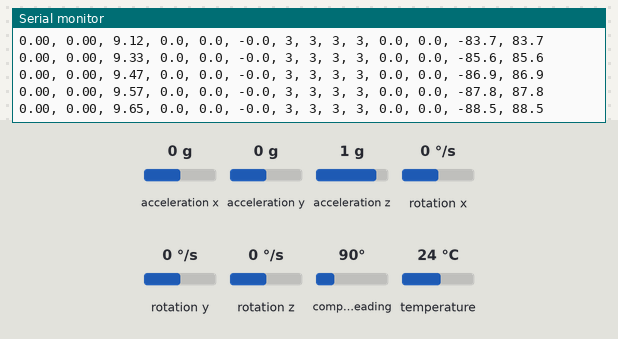
The sketch below on a simulated ESP32. Parts: the last lines printed to the serial monitor. Inputs (shaded band) come from the test bench; at power-on: acceleration x 0 g, acceleration y 0 g, acceleration z 1 g, rotation x 0 °/s, rotation y 0 °/s, rotation z 0 °/s, compass heading 90°, temperature 24 °C.

Above: at 2.4 s.
2.5 s: acceleration x set to -1.4 g
At 2.59 s:
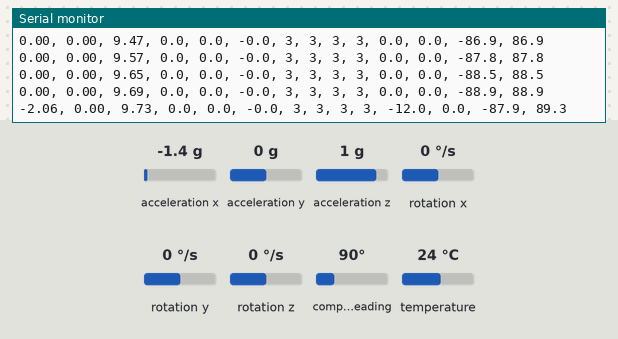
4.0 s: acceleration y set to -1.4 g
At 4.08 s:
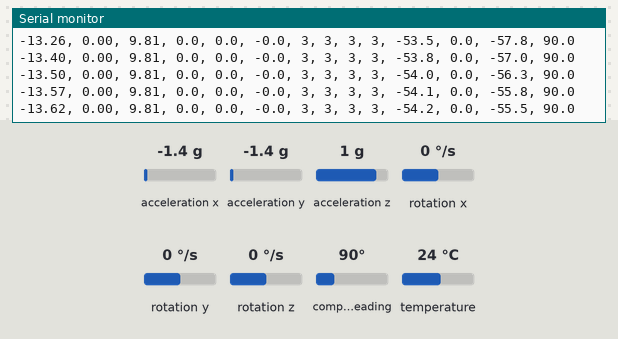
5.5 s: acceleration z set to -1.4 g
At 5.58 s:
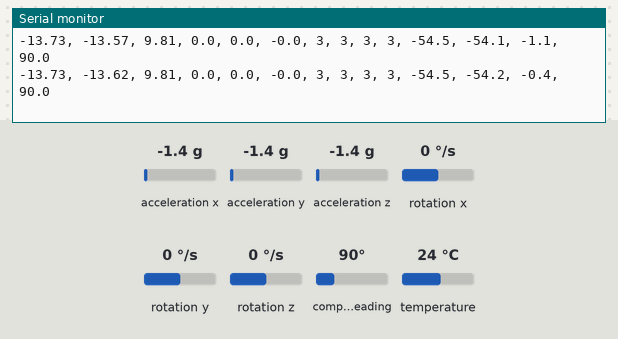
7.0 s: rotation x set to -192 °/s
At 7.08 s:
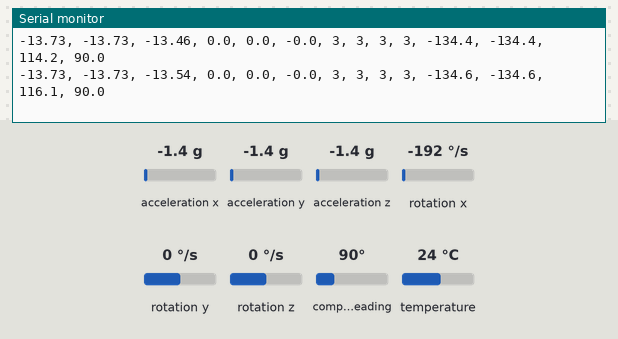
8.5 s: rotation y set to -192 °/s
At 8.59 s:
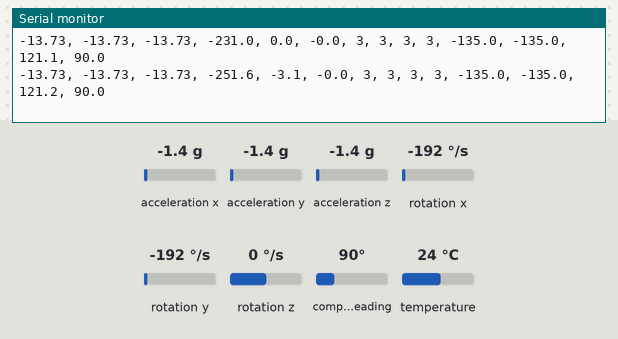
10.0 s: acceleration z set to 0.8 g
At 10.1 s:
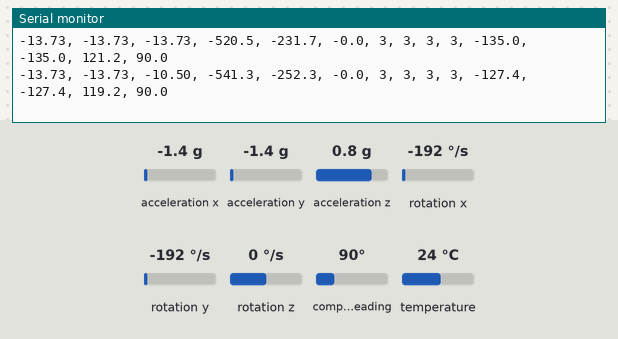
Timing chart, 0 to 13.0 s (numbered marks = the images above; inputs shaded):
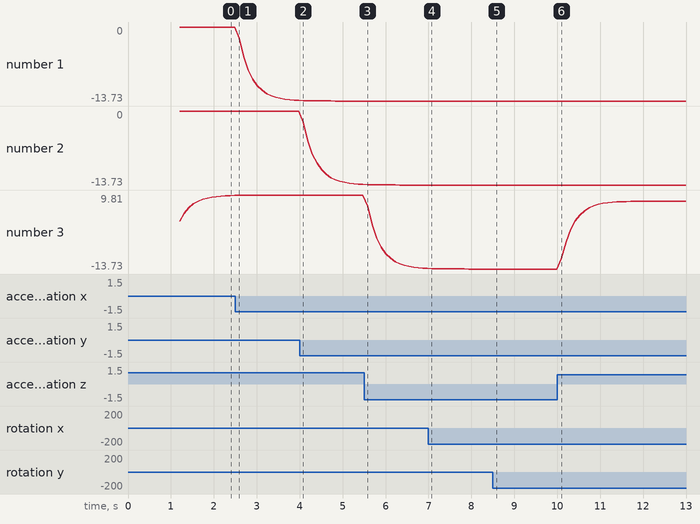

Measured:
- after the input at 2.5 s, the serial monitor: prints a new line after 0.09 s (image 1)
- after the input at 8.5 s, the serial monitor: prints a new line after 0.09 s (image 5)
- after the input at 10.0 s, the serial monitor: prints a new line after 0.10 s (image 6)
- plotted number 1: 0 → -13.62 after the input at 2.5 s
- plotted number 3: 9.81 → -13.54 after the input at 5.5 s, -13.73 → 7.85 after the input at 10.0 s

The sketch:

src.ino
```cpp
#include <Arduino.h>
#include <Wire.h>
#include <math.h>
#include <Adafruit_Sensor.h>
#include <Adafruit_BNO055.h>
#include <utility/imumaths.h>

#define BNO055_SAMPLERATE_DELAY_MS 100
#define G 9.79948
#define PI 3.141592

Adafruit_BNO055 myIMU = Adafruit_BNO055(55, 0x28, &Wire);
uint8_t sysC = 0, accC = 0, gyrC = 0, magC = 0;
unsigned long millis_old;
float dt_secs;

float accX_raw = 0;
float accX_raw_old = 0;
float accX_filtered = 0;
float accX_filtered_old = 0;

float accY_raw = 0;
float accY_raw_old = 0;
float accY_filtered = 0;
float accY_filtered_old = 0;

float accZ_raw = 0;
float accZ_raw_old = 0;
float accZ_filtered = 0;
float accZ_filtered_old = 0;

float gyroX_raw = 0;
float gyroX_raw_old = 0;
float gyroX_filtered = 0;
float gyroX_filtered_old = 0;

float gyroY_raw = 0;
float gyroY_raw_old = 0;
float gyroY_filtered = 0;
float gyroY_filtered_old = 0;

float gyroZ_raw = 0;
float gyroZ_raw_old = 0;
float gyroZ_filtered = 0;
float gyroZ_filtered_old = 0;

float magX_raw = 0, magX_raw_old = 0, magX_filtered = 0, magX_filtered_old = 0;
float magY_raw = 0, magY_raw_old = 0, magY_filtered = 0, magY_filtered_old = 0;
float magZ_raw = 0, magZ_raw_old = 0, magZ_filtered = 0, magZ_filtered_old = 0;

float eulerX_raw = 0;
float eulerX_raw_old = 0;
float eulerX_filtered = 0;
float eulerX_filtered_old = 0;

float gyroX_vel = 0;
float gyroY_vel = 0;
float gyroZ_vel = 0;

float theta_raw = 0;
// float theta_raw_old = 0;
// float theta_filtered = 0;
// float theta_filtered_old = 0;
float phita_raw = 0;
// float phita_raw_old = 0;
// float phita_filtered = 0;
// float phita_filtered_old = 0;
float zeta_raw = 0;
float zeta_raw_old = 0;
float zeta_filtered = 0;
float zeta_filtered_old = 0;

void setup() {
  Wire.begin(21, 22);
  delay(100);

  Serial.begin(115200);
  delay(100);

  myIMU.begin();
  myIMU.setExtCrystalUse(true);
  delay(1000);

  uint8_t system_status = 0, self_test_result = 0, gyrC = 0, system_error = 0;
  myIMU.getSystemStatus(&system_status, &self_test_result, &system_error);
  // Serial.println(system_status);
  // Serial.println(self_test_result);
  // Serial.println(system_error);

  int8_t temp = myIMU.getTemp();
  // Serial.println(temp);

  millis_old = millis();

}

void loop() {

  dt_secs = (millis() -millis_old) /1000.0;
  millis_old = millis();

  myIMU.getCalibration(&sysC, &gyrC, &accC, &magC);

  imu::Vector<3> acc = myIMU.getVector(Adafruit_BNO055::VECTOR_ACCELEROMETER);
  imu::Vector<3> gyr = myIMU.getVector(Adafruit_BNO055::VECTOR_GYROSCOPE);
  imu::Vector<3> mag = myIMU.getVector(Adafruit_BNO055::VECTOR_MAGNETOMETER);
  imu::Vector<3> euler = myIMU.getVector(Adafruit_BNO055::VECTOR_EULER);

  accX_raw = acc.x();
  accX_filtered = .7 *accX_filtered_old + .15 *accX_raw + .15 *accX_raw_old ;
  accX_filtered_old = accX_filtered;
  accX_raw_old = accX_raw;

  accY_raw = acc.y();
  accY_filtered = .7 *accY_filtered_old + .15 *accY_raw + .15 *accY_raw_old ;
  accY_filtered_old = accY_filtered;
  accY_raw_old = accY_raw;

  accZ_raw = acc.z();
  accZ_filtered = .7 *accZ_filtered_old + .15 *accZ_raw + .15 *accZ_raw_old ;
  accZ_filtered_old = accZ_filtered;
  accZ_raw_old = accZ_raw;

  gyroX_raw = gyr.x();
  gyroX_filtered = .7 *gyroX_filtered_old + .15 *gyroX_raw + .15 *gyroX_raw_old ;
  gyroX_filtered_old = gyroX_filtered;
  gyroX_raw_old = gyroX_raw;

  gyroY_raw = gyr.y();
  gyroY_filtered = .7 *gyroY_filtered_old + .15 *gyroY_raw + .15 *gyroY_raw_old ;
  gyroY_filtered_old = gyroY_filtered;
  gyroY_raw_old = gyroY_raw;

  gyroZ_raw = gyr.z();
  gyroZ_filtered = .7 *gyroZ_filtered_old + .15 *gyroZ_raw + .15 *gyroZ_raw_old ;
  gyroZ_filtered_old = gyroZ_filtered;
  gyroZ_raw_old = gyroZ_raw;

    magX_raw = mag.x();
    magX_filtered = 0.7 * magX_filtered_old + 0.15 * magX_raw + 0.15 * magX_raw_old;
    magX_filtered_old = magX_filtered;
    magX_raw_old = magX_raw;

    magY_raw = -mag.y();
    magY_filtered = 0.7 * magY_filtered_old + 0.15 * magY_raw + 0.15 * magY_raw_old;
    magY_filtered_old = magY_filtered;
    magY_raw_old = magY_raw;

    magZ_raw = mag.z();
    magZ_filtered = 0.7 * magZ_filtered_old + 0.15 * magZ_raw + 0.15 * magZ_raw_old;
    magZ_filtered_old = magZ_filtered;
    magZ_raw_old = magZ_raw;

  eulerX_raw = euler.x();
  eulerX_filtered = .7 *eulerX_filtered_old + .15 *eulerX_raw + .15 *eulerX_raw_old ;
  eulerX_filtered_old = eulerX_filtered;
  eulerX_raw_old = eulerX_raw;

  gyroX_vel = gyroX_vel +gyroX_filtered *dt_secs;
  gyroY_vel = gyroY_vel +gyroY_filtered *dt_secs;
  gyroZ_vel = gyroZ_vel +gyroZ_filtered *dt_secs;

  theta_raw = atan2(accX_filtered /G, accZ_filtered /G) /2.0 /PI *360.0;
  // theta_filtered = .7 *theta_filtered_old + .15 *theta_raw + .15 *theta_raw_old ;
  // theta_filtered_old = theta_filtered;
  // theta_raw_old = theta_raw;

  phita_raw = atan2(accY_filtered /G, accZ_filtered /G) /2.0 /PI *360.0;
  // phita_filtered = .7 *phita_filtered_old + .15 *phita_raw + .15 *phita_raw_old ;
  // phita_filtered_old = phita_filtered;
  // phita_raw_old = phita_raw;

  float theta_raw_rad=theta_raw /360 *(2 *PI);
  float phita_raw_rad=phita_raw /360 *(2 *PI);
  float magX_Comp = magX_filtered *cos(theta_raw_rad) -magY_filtered *sin(phita_raw_rad) *sin(theta_raw_rad) +magZ_filtered *cos(phita_raw_rad) *(theta_raw_rad);
  float magY_comp = magY_filtered *cos(phita_raw_rad) +magZ_filtered *sin(phita_raw_rad);

  zeta_raw = atan2(magY_comp, magX_Comp) / PI *180.0;
  zeta_filtered = .7 *zeta_filtered_old + .15 *zeta_raw + .15 *zeta_raw_old ;
  zeta_filtered_old = zeta_filtered;
  zeta_raw_old = zeta_raw;

  if (zeta_raw < 0) zeta_raw += 360;  // Normalize to [0, 360]

  Serial.printf("%.2f, %.2f, %.2f, %.1f, %.1f, %.1f, %u, %u, %u, %u, %.1f, %.1f, %.1f, %.1f\n", accX_filtered, accY_filtered, accZ_filtered, gyroX_vel, gyroY_vel, gyroZ_vel*-1, sysC, accC, gyrC, magC, theta_raw, phita_raw, zeta_filtered, eulerX_filtered);


  delay(BNO055_SAMPLERATE_DELAY_MS);
}
```
